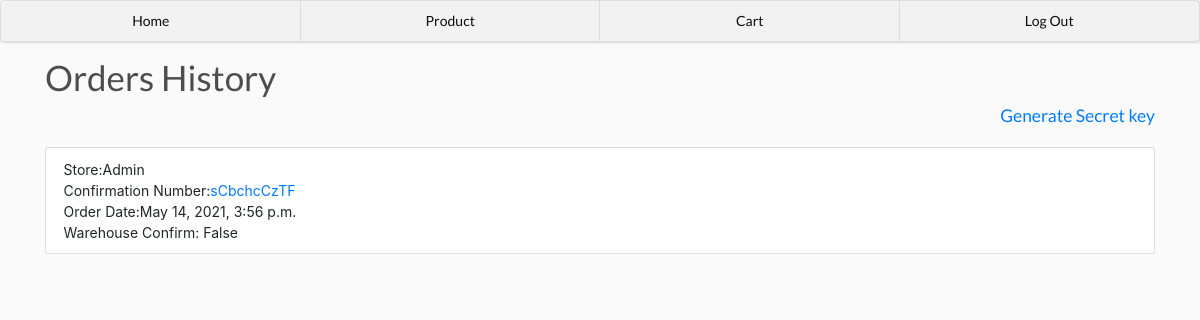
Page /home/ (signed in) on the committed database.
### main/models.py (models this page shows, shortened)
class Order(models.Model):
	id = models.AutoField(primary_key=True)
	user = models.ForeignKey(User, null=True, blank=True, on_delete = models.SET_NULL)
	date = models.DateTimeField(default=timezone.now)
	checkout = models.BooleanField(default=False)
	confirm = models.BooleanField(default=False)
	confirmation_number = models.CharField(max_length=30, blank=True, null=True)

class User(AbstractUser):
	id = models.AutoField(primary_key=True)
	store_name = models.CharField(max_length=100)

### main/views.py (the view)
# urls.py: 2. Add a URL to urlpatterns:  path('', views.home, name='home')
@login_required(login_url='index')
def home(request):
	if request.user.is_superuser:
		orders = Order.objects.filter(checkout=True)
	else:
		orders = Order.objects.filter(user=request.user, checkout=True)
	context = {'orders': orders}
	return render(request, 'main/home.html', context)

### main/templates/main/home.html
{% extends 'main/base.html' %}
{% load static %}
{% block content %}
	<h1>Orders History</h1>
	{% if request.user.is_superuser %}
		<h5 style="float: right"><a href="{% url 'generate' %}">Generate Secret key</a></h5>
	{% endif %}
	<br>
	<br>
	{% for order in orders %}
		<ul class="list-group">
			<li class="list-group-item">Store:{{order.user.store_name}}<br>Confirmation Number:<a href="{% url 'viewOrder' confirmation_number=order.confirmation_number %}">{{order.confirmation_number}}</a><br>Order Date:{{order.date}}<br>Warehouse Confirm: {{order.confirm}}</li>
		</ul>
	{% endfor %}
{% endblock content %}

### static/style.css (style rules this page uses)
body { background-color: hsl(0, 0%, 98%); }
h1,h2,h3,h4,h5,h6 { color:hsl(0, 0%, 30%); }

### rows in the picture
Order: user.store_name "Admin", confirmation_number "sCbchcCzTF", date "May 14, 2021, 3:56 p.m.", confirm "False"
